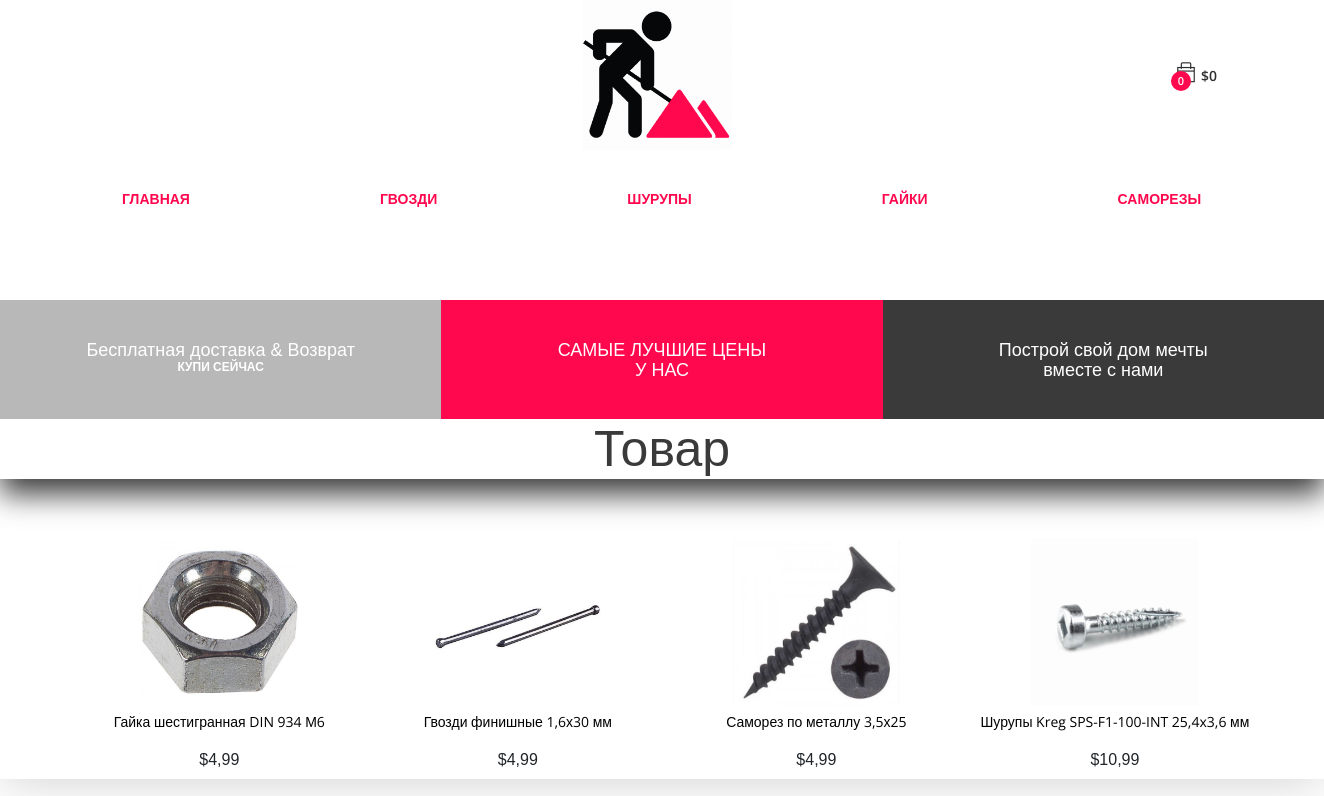
The page / on the database its author committed.
### shop/models.py (models this page shows, shortened)
class Product(models.Model):
    objects = models.Manager()
    category = models.ForeignKey(Category, related_name='products', on_delete=models.CASCADE)
    name = models.CharField(max_length=200, db_index=True)
    slug = models.SlugField(max_length=200, db_index=True)
    image = models.ImageField(upload_to='products/%Y/%m/%d', blank=True)
    description = models.TextField(blank=True)
    price = models.DecimalField(max_digits=10, decimal_places=2)
    stock = models.PositiveIntegerField()
    available = models.BooleanField(default=True)
    created = models.DateTimeField(auto_now_add=True)
    updated = models.DateTimeField(auto_now=True)
    class Meta:
        ordering = ('name',)
        index_together = (('id', 'slug'),)
    def get_absolute_url(self):
        return reverse('shop:product_detail', args=[self.id, self.slug])

### shop/views.py (the view)
# urls.py: path('', views.product_list, name='product_list'),
def product_list(request, category_slug=None):
    category = None
    categories = Category.objects.all()
    products = Product.objects.filter(available=True)
    if category_slug:
        category = get_object_or_404(Category, slug=category_slug)
        products = products.filter(category=category)
    return render(request, 'shop/product/list.html',
                  {
                      'category': category,
                      'categories': categories,
                      'products': products
                  })

### cart/cart.py (called while the page is built)
    def __len__(self):
        return sum(item['quantity'] for item in self.cart.values())

    def get_total_price(self):
        return sum(Decimal(item['price']) * item['quantity'] for item in self.cart.values())

### cart/context_processors.py (called while the page is built)
def cart(request):
    return {'cart': Cart(request)}

### shop/templates/shop/product/list.html (shortened to what this page needs)
{% extends "shop/base.html" %}
{% load static %}
{% block content %}
<div id="main" class="product-list">
    <div class="kek">
<h1>{% if category %}{{ category.name }}{% else %}Товар{% endif %}</h1></div>
    <div class="lolkek">
{% for product in products %}
<div class="item">
<a href="{{ product.get_absolute_url }}">
    <img src="{% if product.image %}{{ product.image.url }}{%else %}{% static 'img/no_image.png' %}{% endif %}">
</a>
<a href="{{ product.get_absolute_url }}">{{ product.name }}</a>
<br>
${{ product.price }}
</div>
{% endfor %}
</div>
{% endblock %}

### shop/templates/shop/base.html (shortened to what this page needs)
<!DOCTYPE html>
{% load static %}
<html>
<head>
    <link rel="stylesheet" href="{% static 'css/core-style.css' %}">
    <link rel="stylesheet" href="{% static 'style.css' %}">
    <link href="{% static 'css/responsive.css' %}" rel="stylesheet">
<link href="{% static 'css/base.css' %}" rel="stylesheet">
</head>
<body>
    <div id="wrapper">
        <header class="header_area">
            <div class="top_header_area">
                <div class="container h-100">
                    <div class="row h-100 align-items-center justify-content-end">
                        <div class="col-12 col-lg-7">
                            <div class="top_single_area d-flex align-items-center">
                                <div class="top_logo">
                                    <a href="#"><img src="{% static 'img/core-img/logo.png' %} " alt=""></a>
                                </div>
                                <div class="header-cart-menu d-flex align-items-center ml-auto">
                                    <div class="cart">
                                        <a href="/cart/" id="header-cart-btn"><span class="cart_quantity"> {{cart|length}}</span> <i class="ti-bag"></i>${{ cart.get_total_price }}</a>
                                    </div>
                                </div>
                            </div>
                        </div>
                    </div>
                </div>
            </div>
            <div class="main_header_area">
                <div class="container h-100">
                    <div class="row h-100">
                        <div class="col-12 d-md-flex justify-content-between">
                            <div class="main-menu-area">
                                <nav class="navbar navbar-expand-lg align-items-start">
                                    <div class="collapse navbar-collapse align-items-start collapse" id="karl-navbar">
                                        <ul class="navbar-nav animated" id="nav">
                                            <li class="nav-item active"><a class="nav-link" href="/">Главная</a></li>
                                            <li class="nav-item"><a class="nav-link" href="/gvozdi/">Гвозди</a></li>
                                            <li class="nav-item"><a class="nav-link" href="/shurupi/">Шурупы</a></li>
                                            <li class="nav-item"><a class="nav-link" href="/gajki/">Гайки</a></li>
                                            <li class="nav-item"><a class="nav-link" href="/samorezy/">Саморезы</a></li>
                                        </ul>
                                    </div>
                                </nav>
                            </div>
                        </div>
                    </div>
                </div>
            </div>
        </header>
        <section class="top-discount-area d-md-flex align-items-center">
            <div class="single-discount-area">
                <h5>Бесплатная доставка &amp; Возврат</h5>
                <h6>КУПИ СЕЙЧАС</h6>
            </div>
            <div class="single-discount-area">
                <h5>САМЫЕ ЛУЧШИЕ ЦЕНЫ</h5>
                <h5>У НАС</h5>
            </div>
            <div class="single-discount-area">
                <h5>Построй свой дом мечты</h5>
                <h5>вместе с нами</h5>
            </div>
        </section>
<div id="content">
{% block content %}{% endblock %}
</div>
</div>
</body>
</html>

### shop/static/css/core-style.css (style rules this page uses)
* { margin: 0; padding: 0; }
body { font-family: 'Open Sans', sans-serif; font-weight: 400; overflow-x: hidden; }
h1, h2, h3, h4, h5, h6 { color: #3a3a3a; line-height: 1.2; font-family: 'Open Sans', sans-serif; font-weight: 700; }
a, a:hover, a:focus { -webkit-transition: all 500ms ease 0s; transition: all 500ms ease 0s; text-decoration: none; outline: none; color: #000000; font-family: 'Open Sans', sans-serif; font-weight: 400; }
ul, ol { margin: 0; }
ol li, ul li { list-style: outside none none; }
img { height: auto; max-width: 100%; }
#wrapper { position: relative; z-index: 1000; background-color: #fff; left: 0; top: 0; -webkit-transition: all linear 500ms; transition: all linear 500ms; box-shadow: 0 0 50px rgba(0, 0, 0, 0.2); }
.top_header_area { height: 150px; width: 100%; position: relative; z-index: 1000; }
.cart > a { color: #2e2e2e; font-size: 14px; line-height: 1; position: relative; z-index: 1; font-weight: 600; }
.cart > a > i { font-size: 20px; padding-right: 5px; }
.cart_quantity { background-color: #ff084e; border-radius: 50%; color: #fff; font-size: 11px; height: 20px; line-height: 20px; position: absolute; left: -5px; text-align: center; top: 5px; width: 20px; z-index: 2; -webkit-transition-duration: 500ms; transition-duration: 500ms; font-weight: 600; }
.main-menu-area { position: relative; z-index: 500; }
.cart { position: relative; z-index: 200; }
.main_header_area { height: 150px; padding-top: 30px; }
.navbar-expand-lg .navbar-nav .nav-link { padding-right: 175px; padding-left: 15px; position: relative; z-index: 1; font-size: 14px; font-weight: 700; text-transform: uppercase; }
.main-menu-area .navbar { padding: 0; }
.top-discount-area .single-discount-area { -webkit-box-flex: 0; -ms-flex: 0 0 33.333333%; flex: 0 0 33.333333%; max-width: 33.333333%; padding: 40px 15px; background-color: #b8b8b8; text-align: center; -ms-flex-item-align: stretch; align-self: stretch; }
.top-discount-area .single-discount-area:nth-child(2) { background-color: #ff084e; }
.top-discount-area .single-discount-area:last-child { background-color: #3a3a3a; }
.top-discount-area .single-discount-area h5 { font-size: 18px; color: #fff; margin-bottom: -2px; }
.top-discount-area .single-discount-area h6, .top-discount-area .single-discount-area a { font-size: 12px; color: #fff; font-weight: 700; margin-bottom: 0; }

### shop/static/css/base.css (style rules this page uses)
body { margin:0; padding:0; font-family:helvetica, sans-serif; }
h1, h2, h3, h4, h5 , h6 { font-family: 'Ubuntu', sans-serif; font-weight:normal; }
a { text-decoration:none; color:#ff084e; }
img { width:150px; heigth:50px; }
.kek h1 { text-align: center; background: #fff; margin-top: 0px; margin-bottom: 50px; font-size: 50px; font-weight: normal; box-shadow: 0 15px 30px rgb(58 58 58); }
#content { overflow:hidden; }
#main { float:left; width: 100%; overflow:hidden; }
.lolkek { padding:0px 0px 0px 80px; }
.product-list .item { width:24%; padding:10px 20px 10px 0; float:left; text-align:center; line-height:1.2; }
.product-list .item img { width:60%; margin-bottom:8px; }
.item a { color: #000; font-size: 14px; display: block; margin: 0 auto; }

### rows shown on the page
Product: image (picture), name "Гайка шестигранная DIN 934 М6", price "4,99"
Product: image (picture), name "Гвозди финишные 1,6х30 мм", price "4,99"
Product: image (picture), name "Саморез по металлу 3,5х25", price "4,99"
Product: image (picture), name "Шурупы Kreg SPS-F1-100-INT 25,4x3,6 мм", price "10,99"

### other values the page prints
{{ cart|length }} "0"
{{ cart.get_total_price }} "0"
